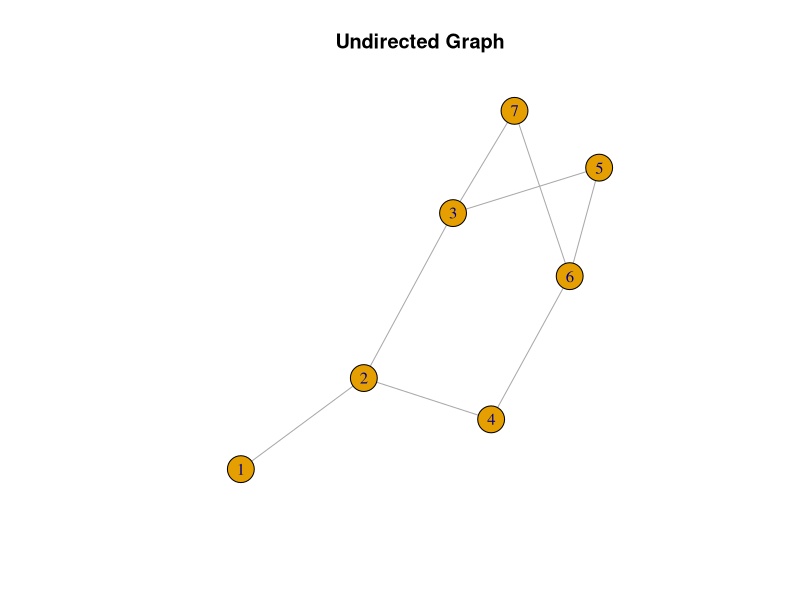

Write the R code that produced this figure.
install.packages("igraph")

library(igraph)

# Create an empty graph
myGraph <- graph.empty(n = 7, directed = FALSE)

# Add edges to the graph
myGraph <- add_edges(myGraph, c(1, 2, 2, 3, 2, 4, 3, 5, 5, 6, 6, 7, 7, 3, 4, 6))

# Plot the graph
plot(myGraph, main = "Undirected Graph")

# Perform DFS traversal starting from a specific vertex
dfs <- function(graph, startVertex) {
  cat("DFS traversal starting from vertex", startVertex, ": ")
  cat(startVertex, " ")
  visitedNodes <- rep(FALSE, vcount(graph))
  visitedNodes[startVertex] <- TRUE
  
  
  dfs_recursive <- function(vertex) {
    neighbors <- neighbors(graph, vertex)
    for (neighbor in neighbors) {
      if (!visitedNodes[neighbor]) {
        cat(neighbor, " ")
        visitedNodes[neighbor] <- TRUE
        # Add a check before the recursive call
        if (!visitedNodes[neighbor]) {
          dfs_recursive(neighbor)
        }
      }
    }
  }
  
  
  dfs_recursive(startVertex)
  cat("\n")
}

# Example usage:
dfs(myGraph, 1)
